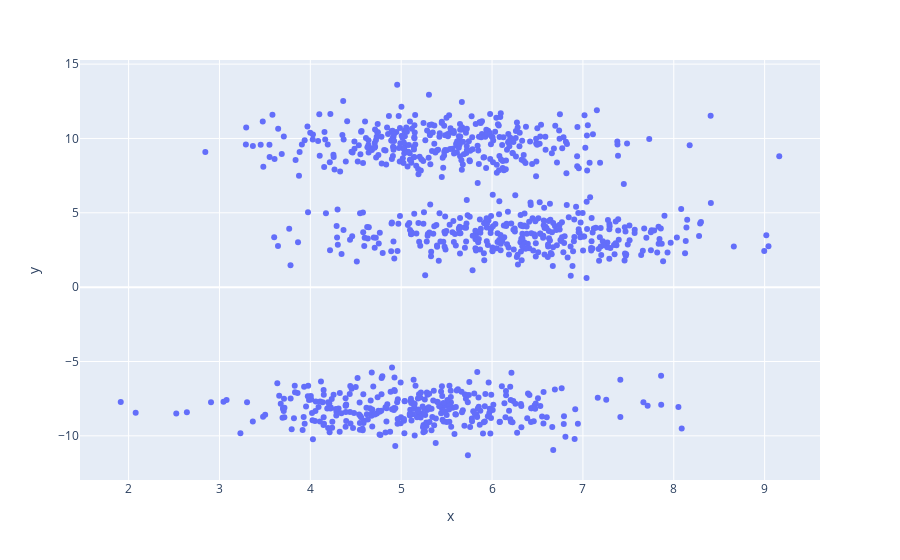

This figure's notebook cell:
### Code cell
fig = px.scatter(x=xs, y=ys)
fig.show()

### Figure 1 — Plotly figure (JSON) as saved in the notebook; plotly's stock layout.template omitted (floating-point values rounded to 4 significant figures; data arrays with more than 128 entries replaced by an {"elided": "..."} marker saying what was removed)
{"data": [{"hovertemplate": "x=%{x}<br>y=%{y}<extra></extra>", "legendgroup": "", "marker": {"color": "#636efa", "symbol": "circle"}, "mode": "markers", "name": "", "orientation": "v", "showlegend": false, "type": "scatter", "x": {"elided": "1000 float values"}, "xaxis": "x", "y": {"elided": "1000 float values"}, "yaxis": "y"}], "layout": {"legend": {"tracegroupgap": 0}, "margin": {"t": 60}, "xaxis": {"anchor": "y", "domain": [0, 1], "title": {"text": "x"}}, "yaxis": {"anchor": "x", "domain": [0, 1], "title": {"text": "y"}}}}
